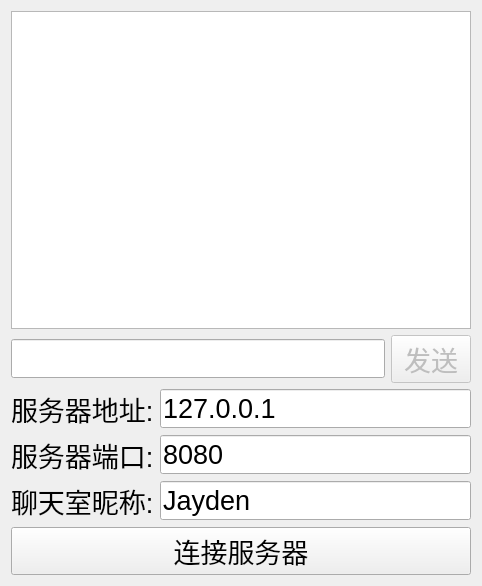
<?xml version="1.0" encoding="UTF-8"?>
<ui version="4.0">
 <class>ClientDialog</class>
 <widget class="QDialog" name="ClientDialog">
  <property name="geometry">
   <rect>
    <x>0</x>
    <y>0</y>
    <width>482</width>
    <height>586</height>
   </rect>
  </property>
  <property name="font">
   <font>
    <pointsize>20</pointsize>
   </font>
  </property>
  <property name="windowTitle">
   <string>聊天室客户端</string>
  </property>
  <layout class="QVBoxLayout" name="verticalLayout">
   <item>
    <widget class="QListWidget" name="listWidget"/>
   </item>
   <item>
    <layout class="QHBoxLayout" name="horizontalLayout">
     <item>
      <widget class="QLineEdit" name="messageEdit"/>
     </item>
     <item>
      <widget class="QPushButton" name="sendButton">
       <property name="enabled">
        <bool>false</bool>
       </property>
       <property name="text">
        <string>发送</string>
       </property>
      </widget>
     </item>
    </layout>
   </item>
   <item>
    <layout class="QGridLayout" name="gridLayout">
     <item row="0" column="0">
      <widget class="QLabel" name="label">
       <property name="text">
        <string>服务器地址:</string>
       </property>
      </widget>
     </item>
     <item row="0" column="1">
      <widget class="QLineEdit" name="serveripEdit">
       <property name="text">
        <string>127.0.0.1</string>
       </property>
      </widget>
     </item>
     <item row="1" column="0">
      <widget class="QLabel" name="label_2">
       <property name="text">
        <string>服务器端口:</string>
       </property>
      </widget>
     </item>
     <item row="1" column="1">
      <widget class="QLineEdit" name="serverportEdit">
       <property name="text">
        <string>8080</string>
       </property>
      </widget>
     </item>
     <item row="2" column="0">
      <widget class="QLabel" name="label_3">
       <property name="text">
        <string>聊天室昵称:</string>
       </property>
      </widget>
     </item>
     <item row="2" column="1">
      <widget class="QLineEdit" name="usernameEdit">
       <property name="text">
        <string>Jayden</string>
       </property>
      </widget>
     </item>
    </layout>
   </item>
   <item>
    <widget class="QPushButton" name="connectButton">
     <property name="text">
      <string>连接服务器</string>
     </property>
    </widget>
   </item>
  </layout>
 </widget>
 <layoutdefault spacing="6" margin="11"/>
 <resources/>
 <connections/>
</ui>
